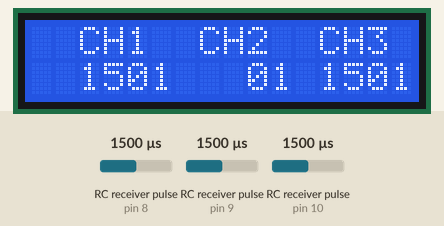
This sketch was run on a simulated Arduino Uno, built with avr-gcc and run on an emulated ATmega328P. Parts: 16×2 character LCD. Wiring (inferred from the names in the program): 3 × RC receiver channel: data pin 8 / data pin 9 / data pin 10. The inputs (shaded band) are chosen by the test bench; at power-on: RC receiver pulse (sensors on pin 8, pin 9, pin 10) 1500 µs.

Above: at 1.24 s.
1.3 s: RC receiver pulse (sensor on pin 8) set to 1020 µs
At 1.39 s:
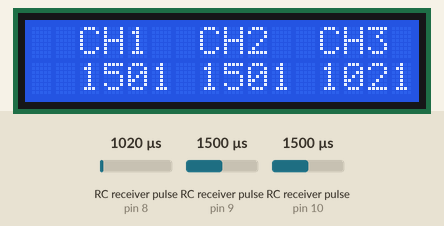
2.8 s: RC receiver pulse (sensor on pin 9) set to 1020 µs
At 2.95 s:
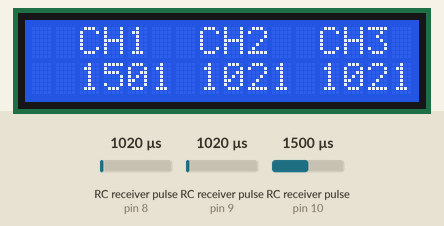
4.3 s: RC receiver pulse (sensor on pin 10) set to 1020 µs
At 4.39 s:
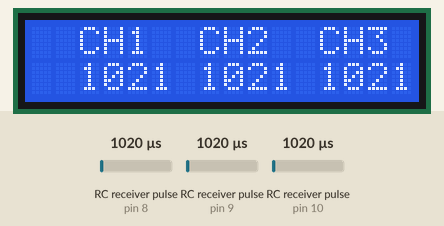
5.8 s: RC receiver pulse (sensor on pin 8) set to 1250 µs
At 5.83 s:
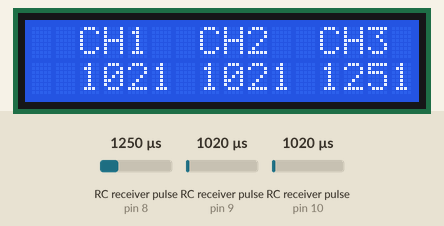
7.3 s: RC receiver pulse (sensor on pin 9) set to 1250 µs
At 7.39 s:
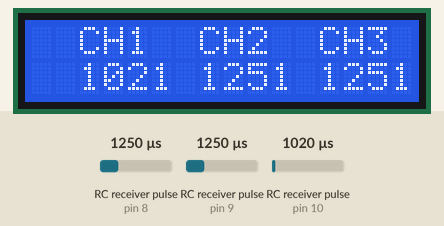
8.8 s: RC receiver pulse (sensor on pin 10) set to 1250 µs
At 8.95 s:
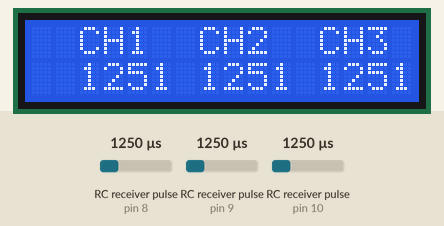

The sketch:

RADIO_1.ino
```cpp
#include <Wire.h>
#include <LiquidCrystal_I2C.h>

LiquidCrystal_I2C lcd(0x27,16,2);

#define CH1 10
#define CH2 9
#define CH3 8

int th1, th2,th3;


void setup()
{
  lcd.begin();
  lcd.setCursor(2,0);
  lcd.print("CH1");
  lcd.setCursor(7,0);
  lcd.print("CH2");
  lcd.setCursor(12,0);
  lcd.print("CH3");
  pinMode(CH1,INPUT);
  pinMode(CH2,INPUT);
  pinMode(CH3,INPUT);
}

void loop()
{
  lcd.setCursor(2,1);
  th1=pulseIn(CH1,HIGH);
  lcd.print(th1); lcd.print("   ");
  lcd.setCursor(7,1);
  th2=pulseIn(CH2,HIGH);
  lcd.print(th2);lcd.print("   ");
  lcd.setCursor(12,1);
  th3=pulseIn(CH3,HIGH);
  lcd.print(th3);lcd.print("   ");
}
```
